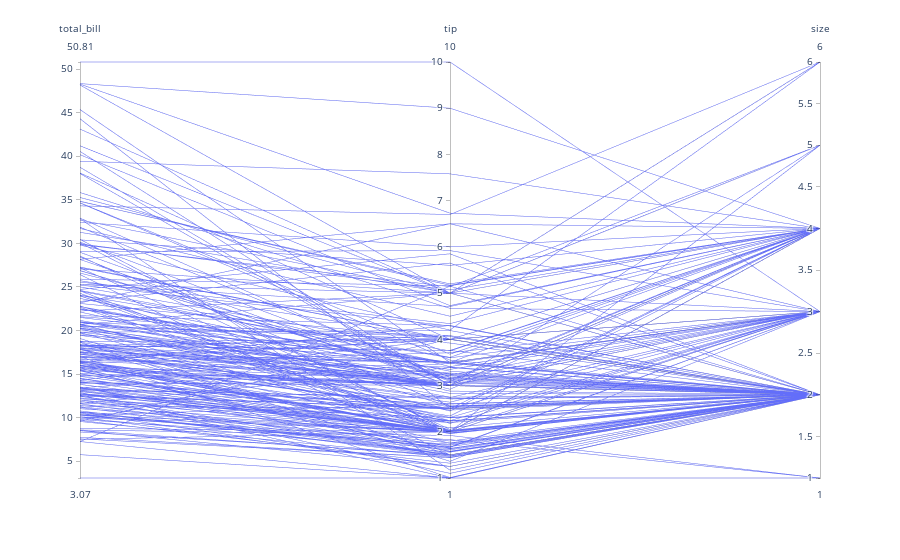

Notebook code for this chart:
### Markdown cell above
list5.24 平行座標の描画例

### Code cell
fig = px.parallel_coordinates(tips, dimensions=["total_bill", "tip", "size"])
fig.show()

### Figure 1 — Plotly figure (JSON) as saved in the notebook; plotly's stock layout.template omitted (floating-point values rounded to 4 significant figures; data arrays with more than 128 entries replaced by an {"elided": "..."} marker saying what was removed)
{"data": [{"dimensions": [{"label": "total_bill", "values": {"elided": "244 float values"}}, {"label": "tip", "values": {"elided": "244 float values"}}, {"label": "size", "values": {"elided": "244 int values"}}], "domain": {"x": [0, 1], "y": [0, 1]}, "name": "", "type": "parcoords"}], "layout": {"legend": {"tracegroupgap": 0}, "margin": {"t": 60}}}
